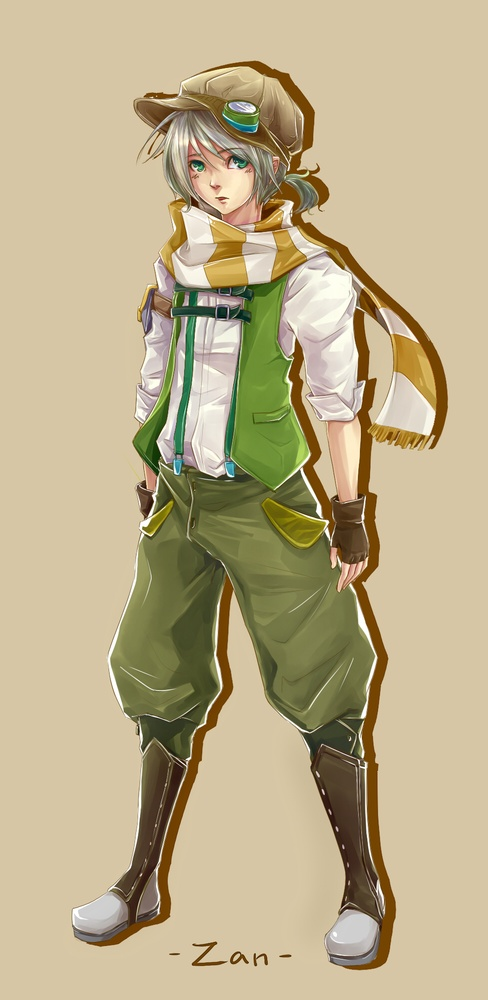
#> input picture Pillow/zancolour.jpg, 488 x 1000 px, shrunk from 975 x 2000 before the run
$ python 'Merging Channels.py'
#> lines starting #> are read from the running program, lines starting #| are printed output that depends on the picture
from PIL import Image

zan = Image.open('zancolour.jpg')
#> zan is the input picture: PIL image 488x1000 RGB; mean R, G, B 188, 174, 138.5
brid = Image.open('con-bri.jpg')
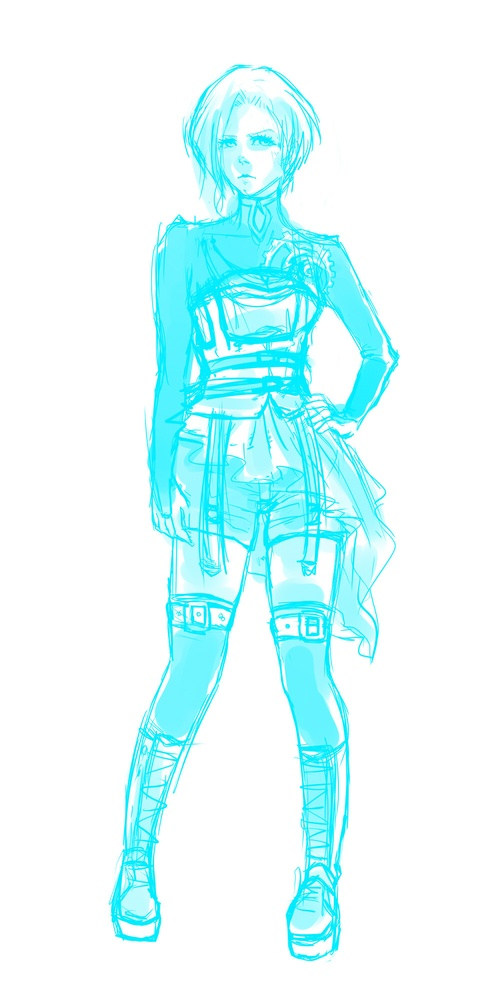
#> input picture Pillow/con-bri.jpg, 488 x 1000 px, shrunk from 975 x 2000 before the run
#> brid is the input picture: PIL image 488x1000 RGB; mean R, G, B 220.1, 251.7, 253.4
r1, g1, b1 = zan.split()
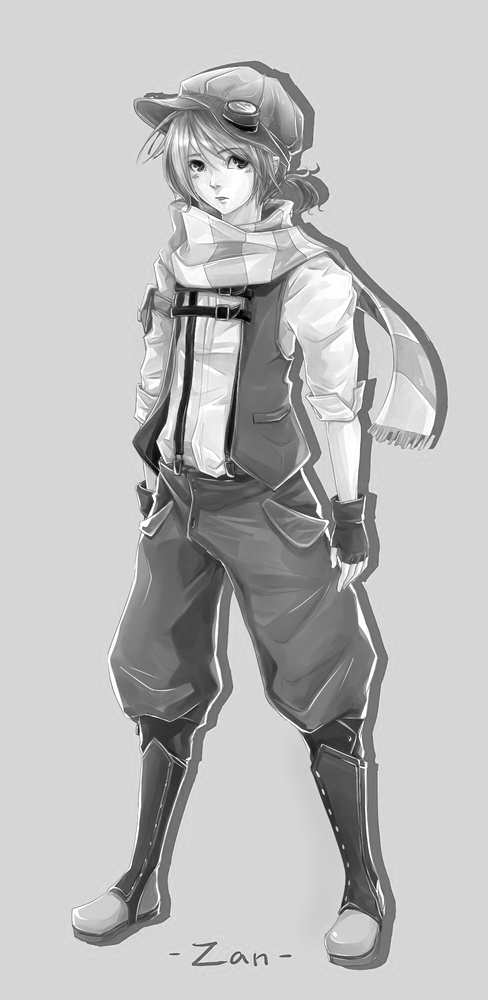
#> r1: PIL image 488x1000 L; min 0, max 255, mean 188
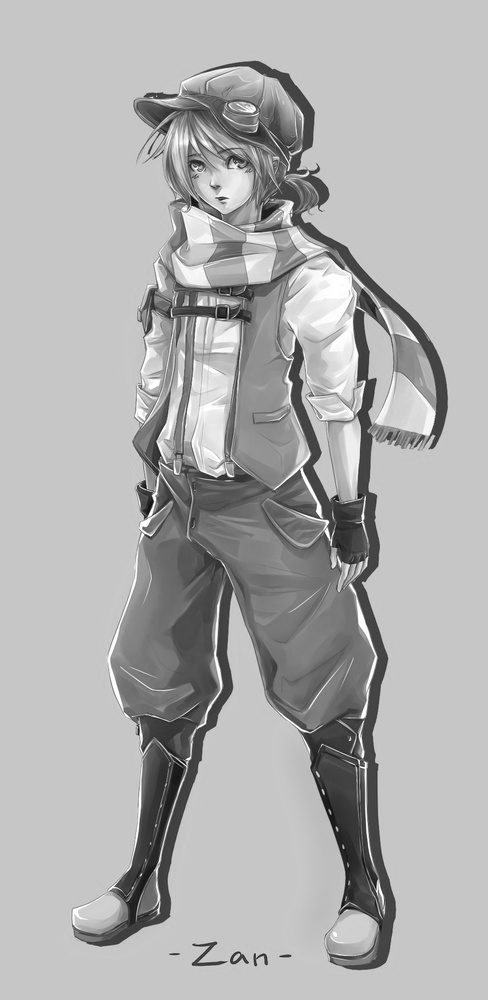
#> g1: PIL image 488x1000 L; min 3, max 255, mean 174
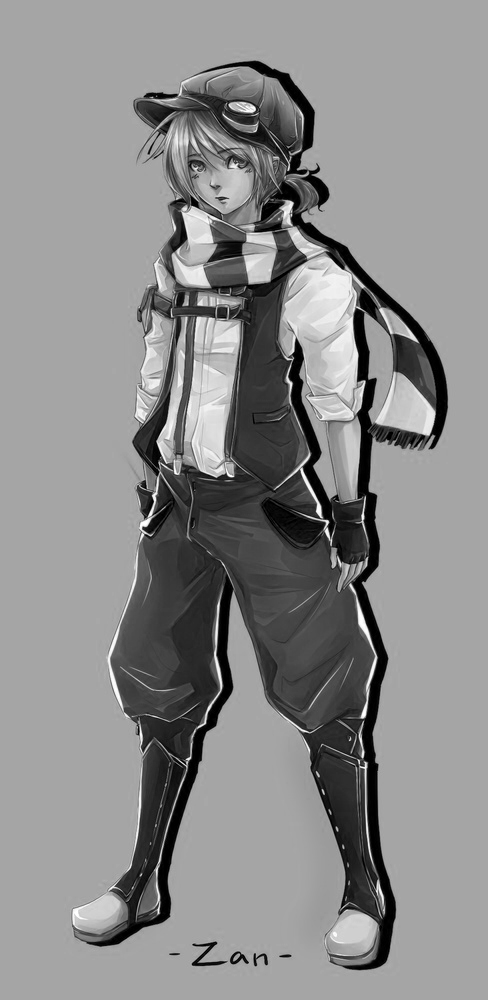
#> b1: PIL image 488x1000 L; min 0, max 255, mean 138.5
r2, g2, b2 = brid.split()
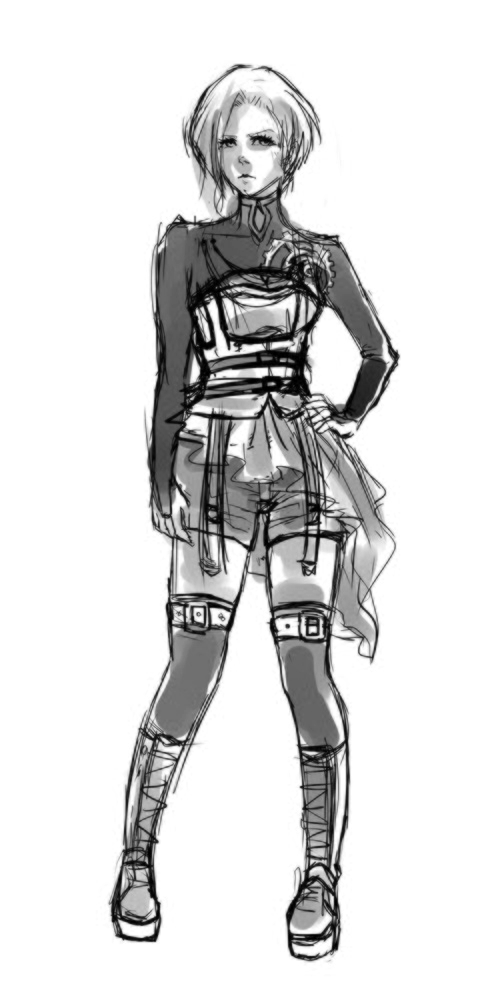
#> r2: PIL image 488x1000 L; min 0, max 255, mean 220.1
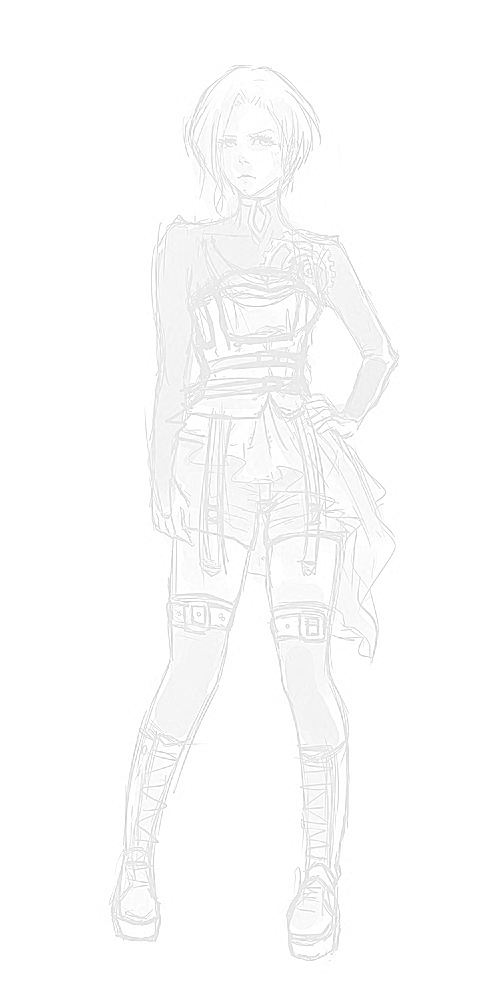
#> g2: PIL image 488x1000 L; min 188, max 255, mean 251.7

new_img = Image.merge('RGB', (r2, g2, b1))
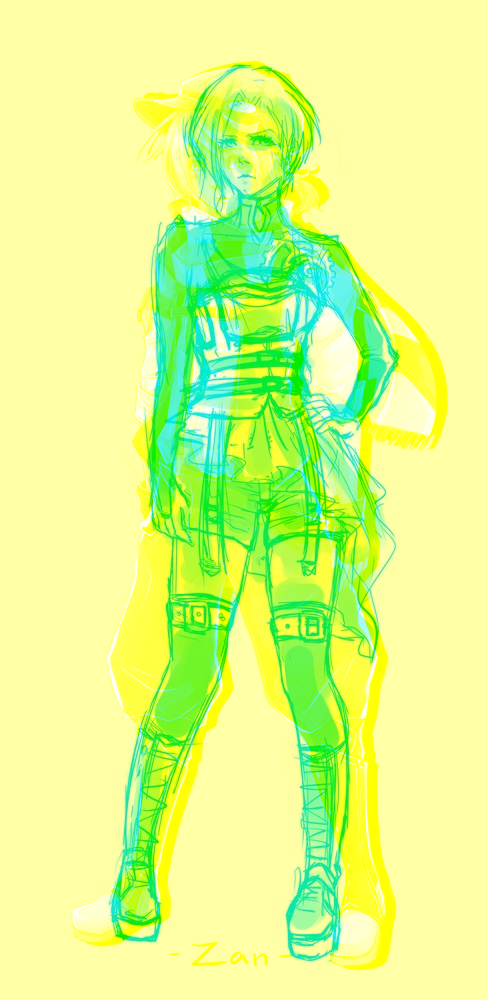
#> new_img: PIL image 488x1000 RGB; mean R, G, B 220.1, 251.7, 138.5
# zan.show()
# brid.show()
new_img.show()
